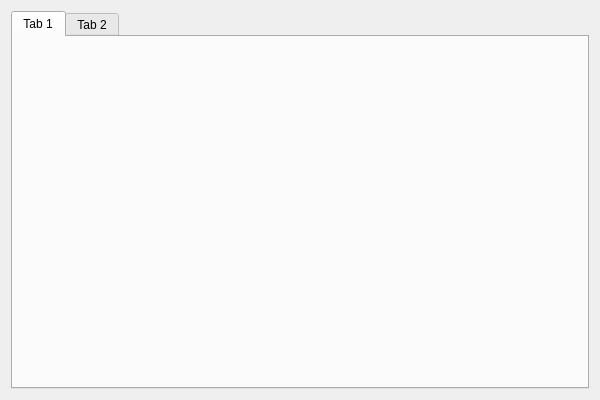
<?xml version="1.0" encoding="UTF-8"?>
<ui version="4.0">
 <class>ApplicationSettingsDialogClass</class>
 <widget class="QDialog" name="ApplicationSettingsDialogClass">
  <property name="geometry">
   <rect>
    <x>0</x>
    <y>0</y>
    <width>600</width>
    <height>400</height>
   </rect>
  </property>
  <property name="windowTitle">
   <string>ApplicationSettingsDialog</string>
  </property>
  <layout class="QGridLayout" name="gridLayout">
   <item row="0" column="0">
    <widget class="QTabWidget" name="tabs">
     <widget class="QWidget" name="tab">
      <attribute name="title">
       <string>Tab 1</string>
      </attribute>
     </widget>
     <widget class="QWidget" name="tab_2">
      <attribute name="title">
       <string>Tab 2</string>
      </attribute>
     </widget>
    </widget>
   </item>
  </layout>
 </widget>
 <layoutdefault spacing="6" margin="11"/>
 <resources/>
 <connections/>
</ui>
